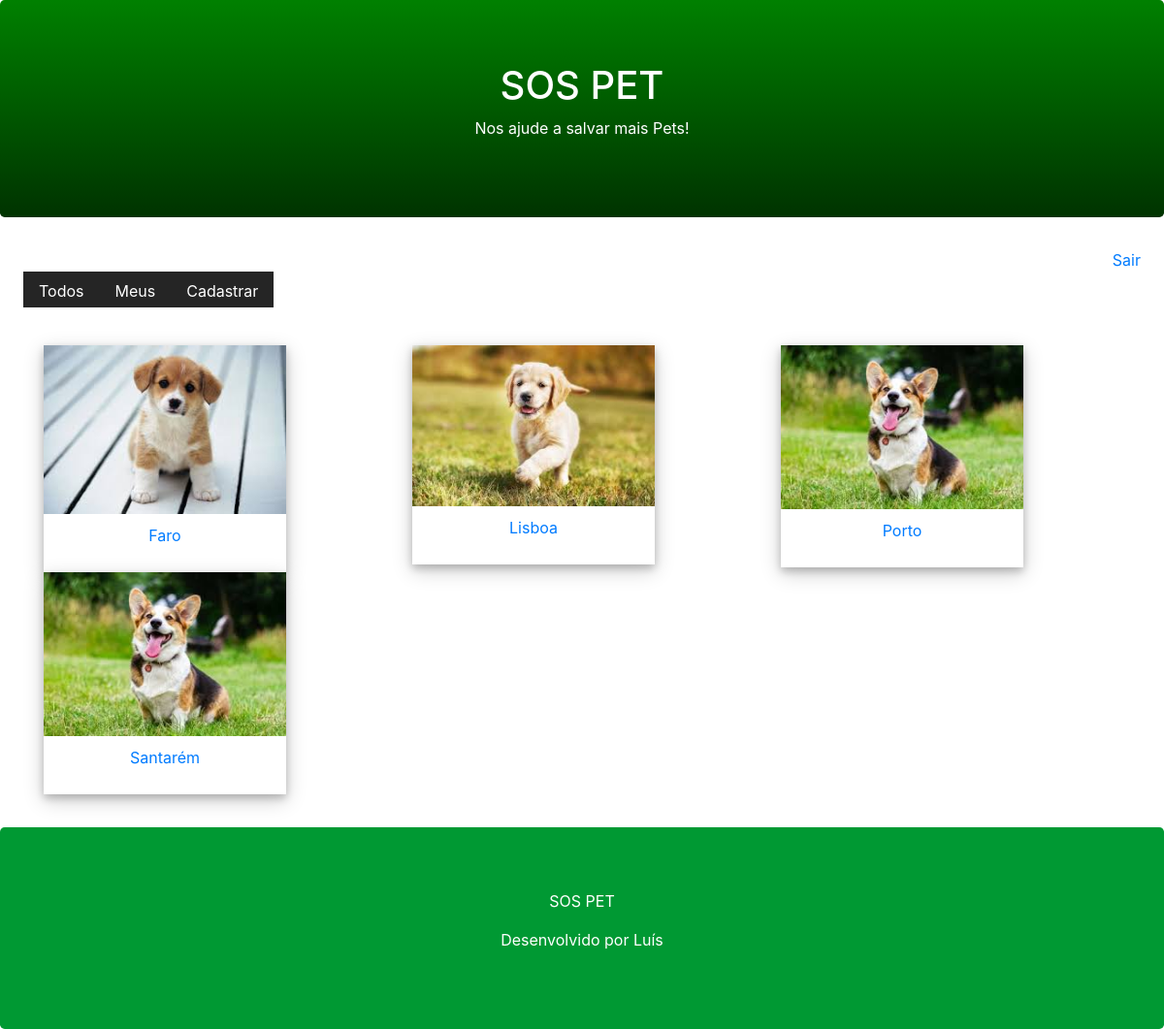
Page /pet/all/ (signed in) on the earlier database version.
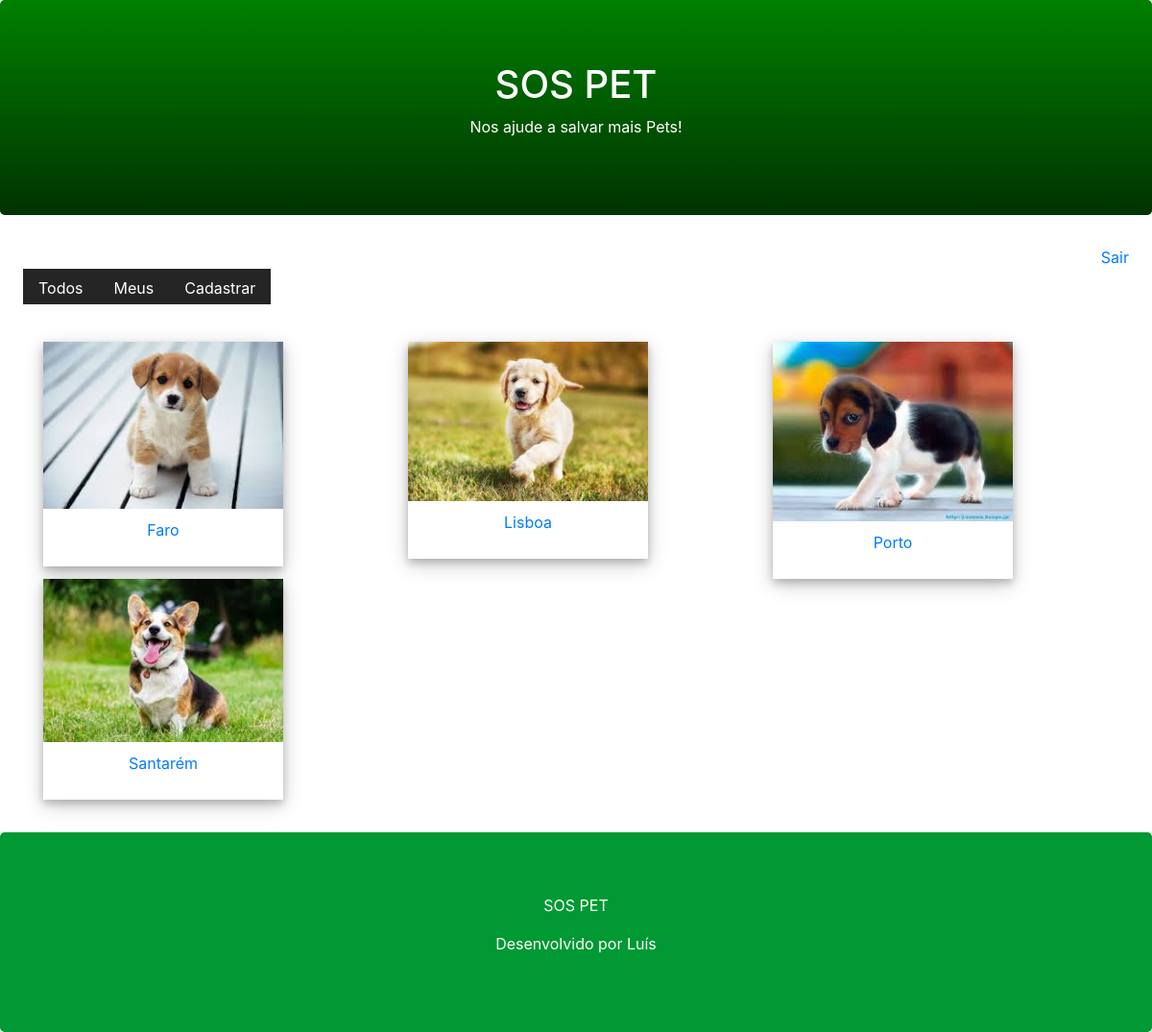
Same page on the later database version.
### core/models.py (models this page shows, shortened)
class Pet(models.Model):
    city = models.CharField(max_length=100)
    description = models.TextField()
    phone = models.CharField(max_length=11)
    email = models.EmailField()
    begin_date = models.DateTimeField(auto_now_add=True)
    photo = models.ImageField(upload_to='pet')
    active = models.BooleanField(default=True)
    user = models.ForeignKey(User, on_delete=models.CASCADE)

### core/views.py (the view)
# urls.py: path('pet/all/', views.list_all_pets),
@login_required(login_url='/login/')
def list_all_pets(request):
    pet = Pet.objects.filter(active=True)
    return render(request, 'list.html', {'pet':pet})

### core/templates/list.html (shortened to what this page needs)
{% extends "model-page.html"%}
{% block content %}
    <div class="container mb-4">
        <div class="row">
            {% for p in pet %}
            <div class="col-sm-4">
                <a href="../detail/{{ p.id }}">
                    <div class="polaroid" >
                        <img src="{{ p.photo.url }}" style="width:100%">
                        <div class="container">
                            <p>{{ p.city }}</p>
                        </div>
                    </div>
                </a>
            </div>
            {% endfor %}
        </div>
    </div>
{% endblock %}

### core/templates/model-page.html (shortened to what this page needs)
<html>
<head>
    {%include "model-header.html" %}
</head>
<body>
    {%block content%} {%endblock%}
    {%include "model-footer.html" %}
</body>
</html>

### core/templates/model-header.html (shortened to what this page needs)
<link rel="stylesheet" href="https://maxcdn.bootstrapcdn.com/bootstrap/4.5.2/css/bootstrap.min.css">
<div class="jumbotron header text-center">
    <h1>SOS PET</h1>
    <p>Nos ajude a salvar mais Pets!</p>
</div>
<div class="text-right mr-4">
<a href="/logout/">Sair</a>
</div>
<div id="menu">
    <ul class="nav ml-4 mb-4">
        <li class="nav-item">
            <a class="nav-link" href="/pet/all/">Todos</a>
        </li>
        <li class="nav-item">
            <a class="nav-link" href="/pet/user/">Meus</a>
        </li>
        <li class="nav-item">
            <a class="nav-link" href="#">Cadastrar</a>
        </li>
    </ul>
</div>

### core/templates/model-footer.html
<div class="jumbotron footer text-center" style="background-color: #009933; color: white; margin-bottom:0px;">
    <p> SOS PET </p>
    <p>Desenvolvido por Luís</p>
</div>

### core/templates/list.html (style rules this page uses)
.polaroid { width:250px; box-shadow: 0 4px 8px 0 rgba(0,0,0,0.2), 0 6px 20px 0 rgba(0,0,0,0.2); text-align:center; }
.container { padding:10px; }

### core/templates/model-header.html (style rules this page uses)
#menu a { color:white; background-color:#252525; padding-bottom:5px; margin-bottom:5px; }
.jumbotron.header { background-color:green; color:white; background-image:linear-gradient(green,#003300) }

Differences in the rows shown:
changed Pet "Porto": photo: a different picture
